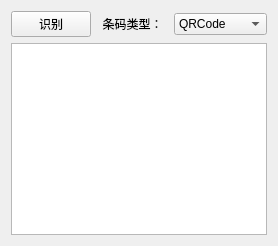
                  <widget class="QWidget" name="page_code">
                   <layout class="QVBoxLayout" name="verticalLayout_56">
                    <item>
                     <layout class="QHBoxLayout" name="horizontalLayout_87">
                      <item>
                       <widget class="QPushButton" name="pushButton_11">
                        <property name="text">
                         <string>识别</string>
                        </property>
                       </widget>
                      </item>
                      <item>
                       <widget class="QLabel" name="la">
                        <property name="text">
                         <string>条码类型：</string>
                        </property>
                        <property name="alignment">
                         <set>Qt::AlignCenter</set>
                        </property>
                       </widget>
                      </item>
                      <item>
                       <widget class="QComboBox" name="combox_codeType">
                        <item>
                         <property name="text">
                          <string>QRCode</string>
                         </property>
                        </item>
                        <item>
                         <property name="text">
                          <string>MatrixCode</string>
                         </property>
                        </item>
                        <item>
                         <property name="text">
                          <string>条形码</string>
                         </property>
                        </item>
                       </widget>
                      </item>
                     </layout>
                    </item>
                    <item>
                     <widget class="QTextEdit" name="text_codeValue"/>
                    </item>
                   </layout>
                  </widget>
